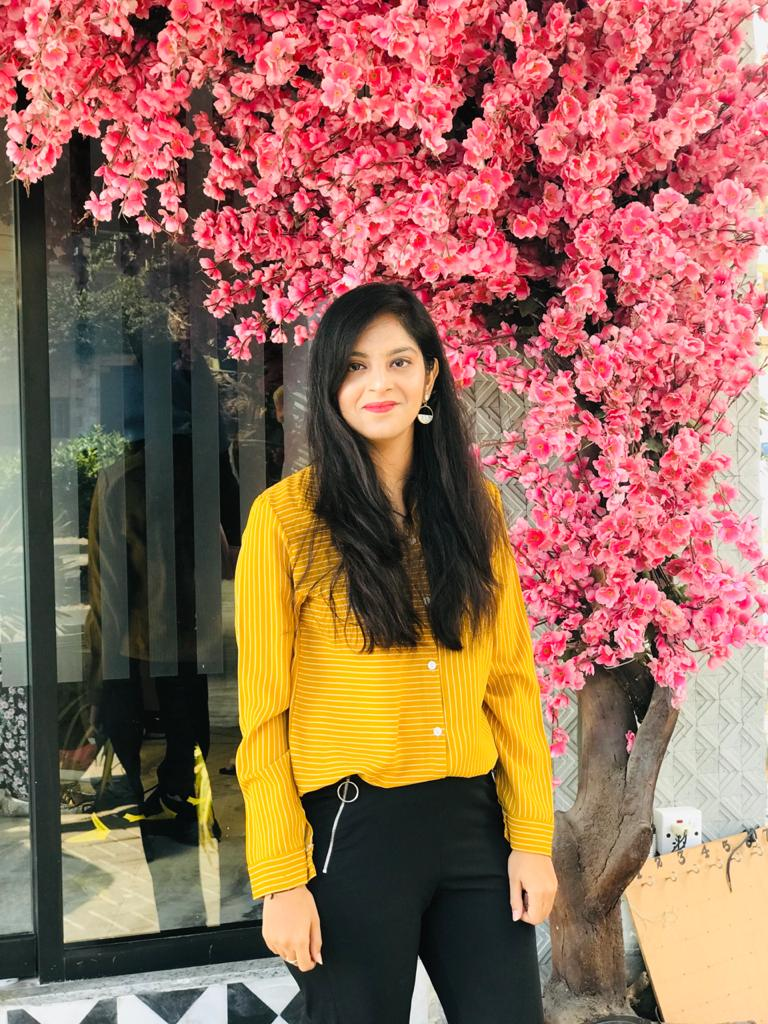
#> input picture manisha.jpeg, 768 x 1024 px
$ python OpenCVModel.py
#> lines starting #> are read from the running program, lines starting #| are printed output that depends on the picture; after the words box and inside, x2 and y2 are one past the last pixel; in counts of white or black regions, pixels touching at a corner belong together
import cv2

faceCascade = cv2.CascadeClassifier("haarcascade_frontalface_default.xml")

img = cv2.imread("manisha.jpeg")
#> img is the input picture: shape (1024, 768, 3); mean B, G, R 89.2, 106.2, 154

imgGray = cv2.cvtColor(img,cv2.COLOR_BGR2GRAY)
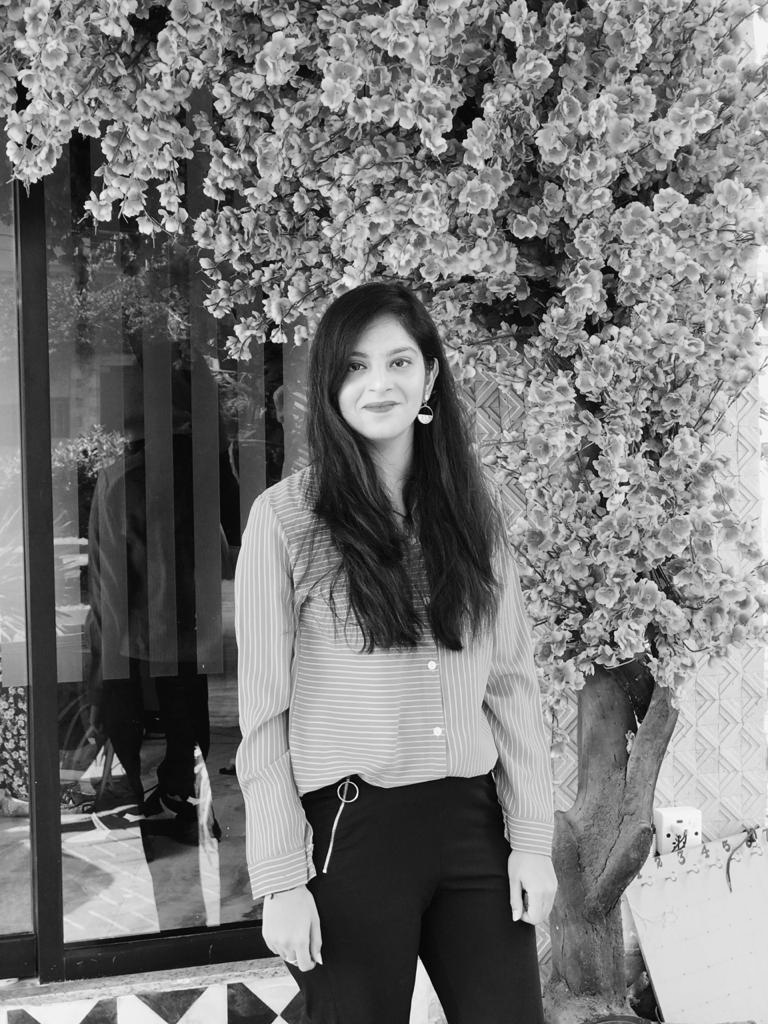
#> imgGray: shape (1024, 768); min 0, max 254, mean 118.6

faces = faceCascade.detectMultiScale(imgGray,scaleFactor=1.05,minNeighbors=5)
#> faces = [[627, 304, 28, 28], [328, 322, 112, 112]]

for x,y,w,h in faces:
    img = cv2.rectangle(img,(x,y),(x+w,y+h),(0,255,0),3)
#> this loop made 2 passes
#> pass 1, `img = cv2.rectangle(img,(x,y),(x+w,y+h),(0,255,0),3)`:
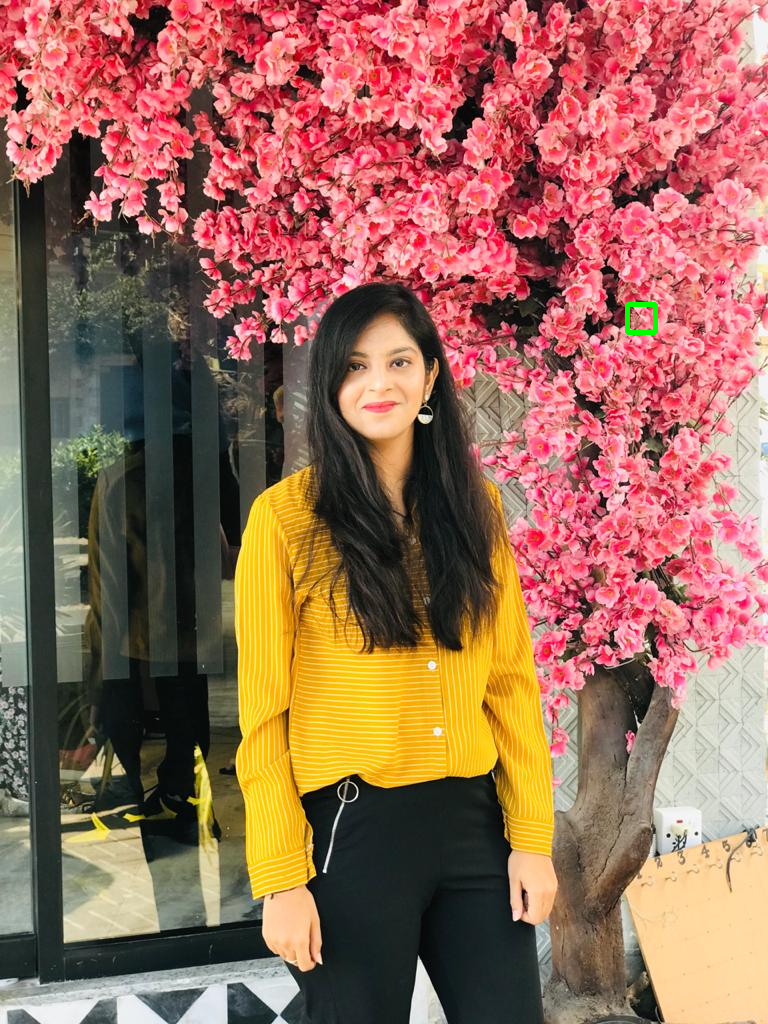
#> img: shape (1024, 768, 3); 0.07% of pixels changed, all inside (x1, y1, x2, y2) = (625, 302, 658, 335)
#> pass 2, `img = cv2.rectangle(img,(x,y),(x+w,y+h),(0,255,0),3)`:
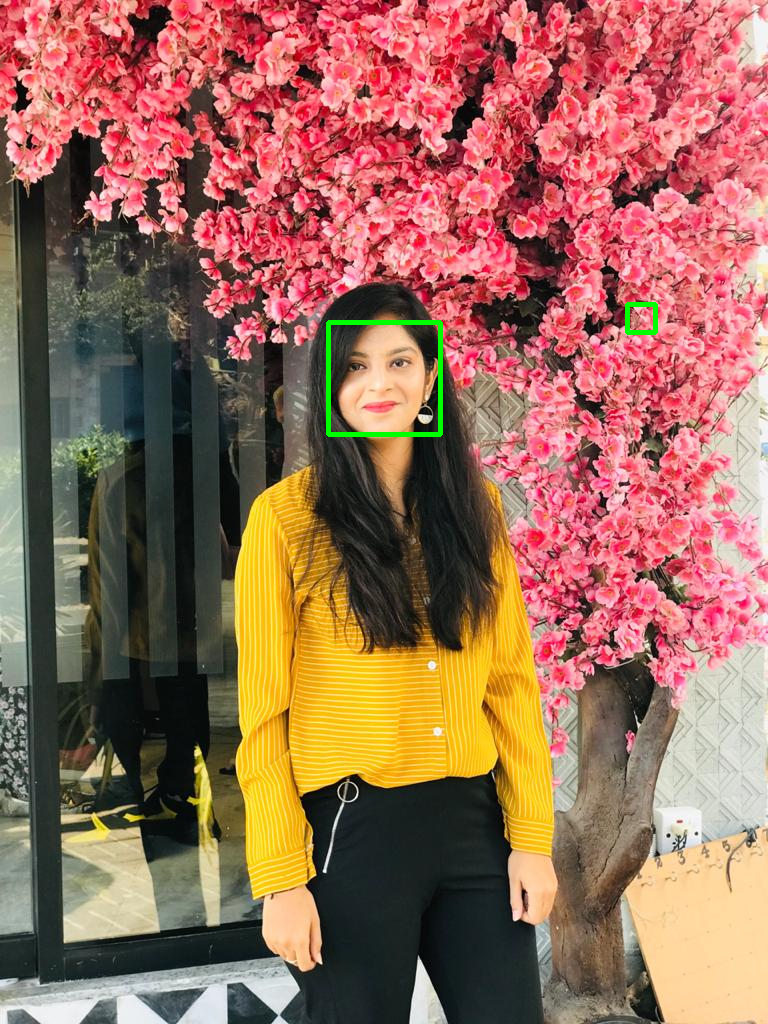
#> img: shape (1024, 768, 3); 0.28% of pixels changed, all inside (x1, y1, x2, y2) = (326, 320, 443, 437)

cv2.imshow("gray",img)
cv2.waitKey(0)

$ run again, with fasiha.jpeg copied over manisha.jpeg
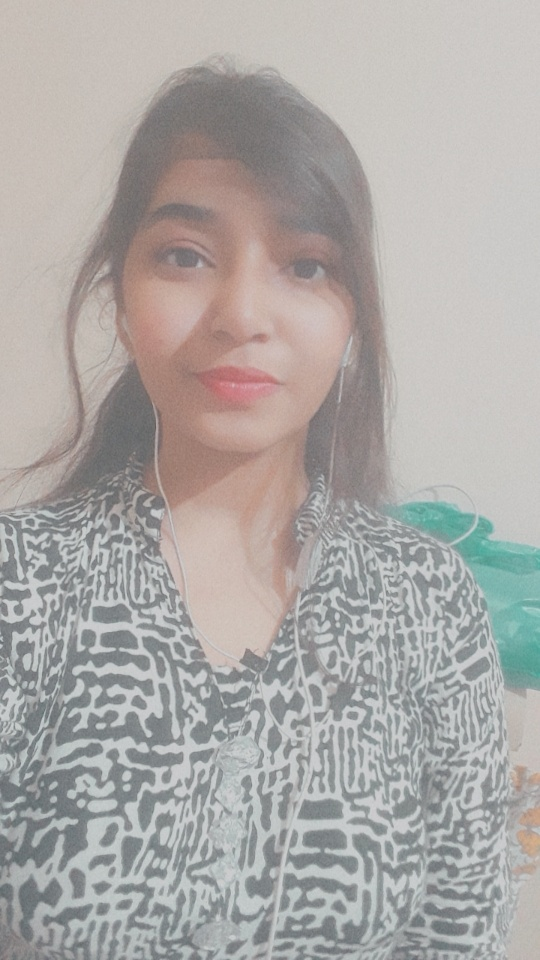
#> input picture fasiha.jpeg, 540 x 960 px
#> img is the input picture: shape (960, 540, 3); mean B, G, R 166.4, 169, 172.4
#> `imgGray = cv2.cvtColor(img,cv2.COLOR_BGR2GRAY)`:
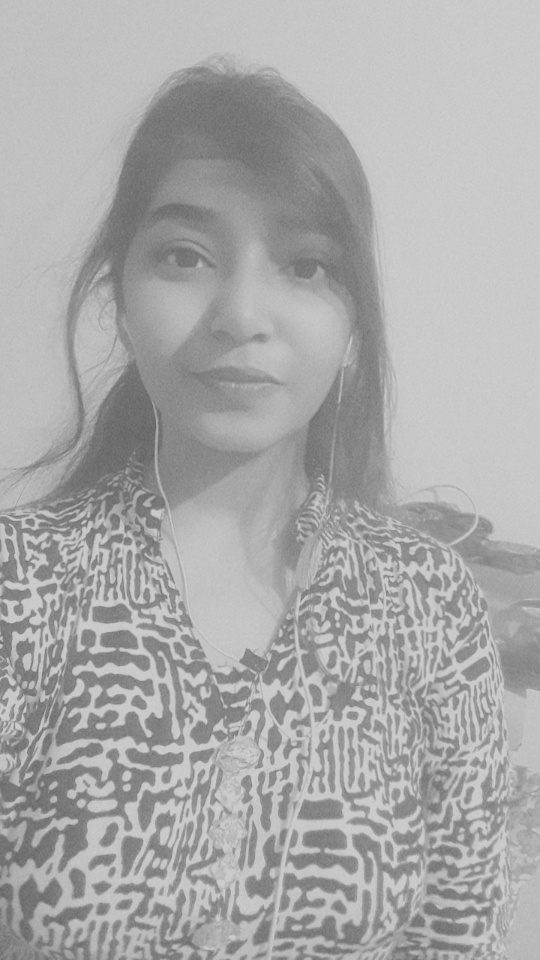
#> imgGray: shape (960, 540); min 92, max 209, mean 169.7
#> faces = [[84, 143, 312, 312]]
#> the loop `for x,y,w,h in faces:` made 1 pass
#> pass 1, `img = cv2.rectangle(img,(x,y),(x+w,y+h),(0,255,0),3)`:
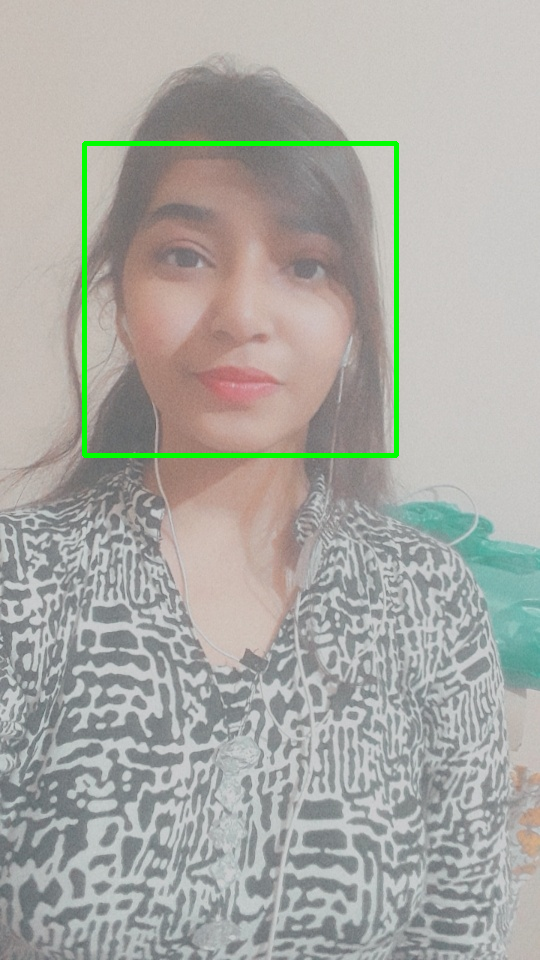
#> img: shape (960, 540, 3); 1.2% of pixels changed, all inside (x1, y1, x2, y2) = (82, 141, 399, 458)

$ run again, with unknown.jpeg copied over manisha.jpeg
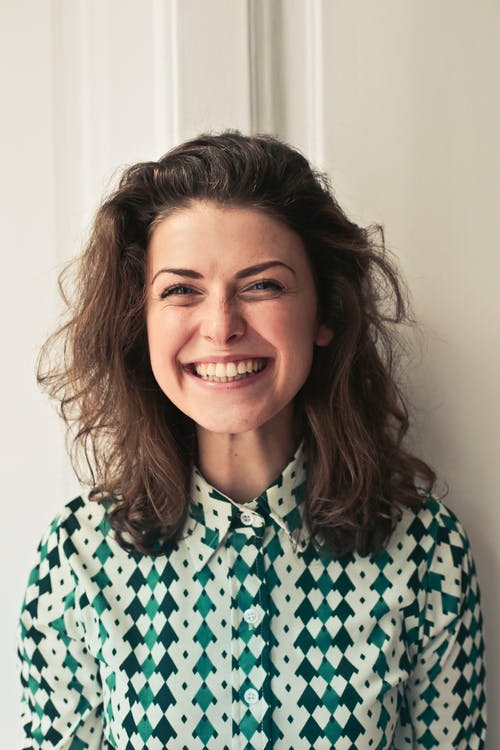
#> input picture unknown.jpeg, 500 x 750 px
#> img is the input picture: shape (750, 500, 3); mean B, G, R 136.5, 148.3, 152.4
#> `imgGray = cv2.cvtColor(img,cv2.COLOR_BGR2GRAY)`:
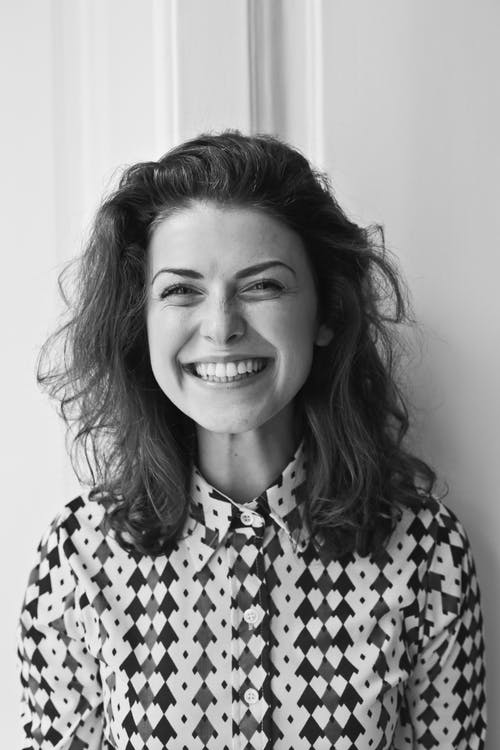
#> imgGray: shape (750, 500); min 1, max 254, mean 148.2
#> faces = [[265, 658, 48, 48], [115, 206, 210, 210]]
#> the loop `for x,y,w,h in faces:` made 2 passes
#> pass 2, `img = cv2.rectangle(img,(x,y),(x+w,y+h),(0,255,0),3)`:
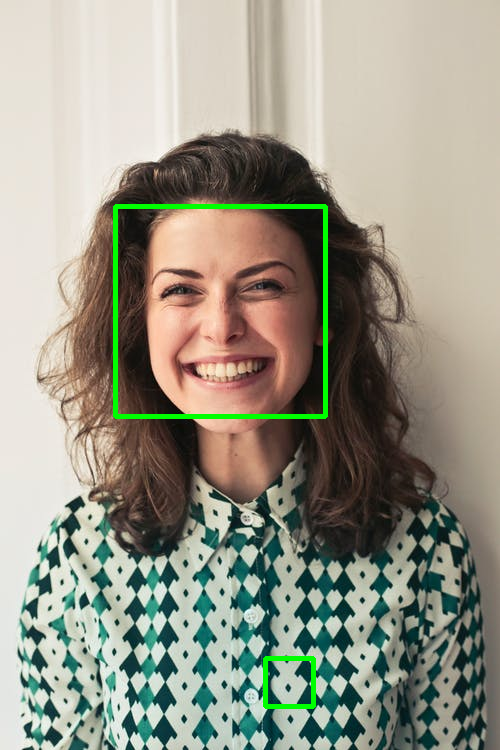
#> img: shape (750, 500, 3); mean B, G, R 135.7, 150.8, 151.3

$ run again, with ahmed.jpg copied over manisha.jpeg
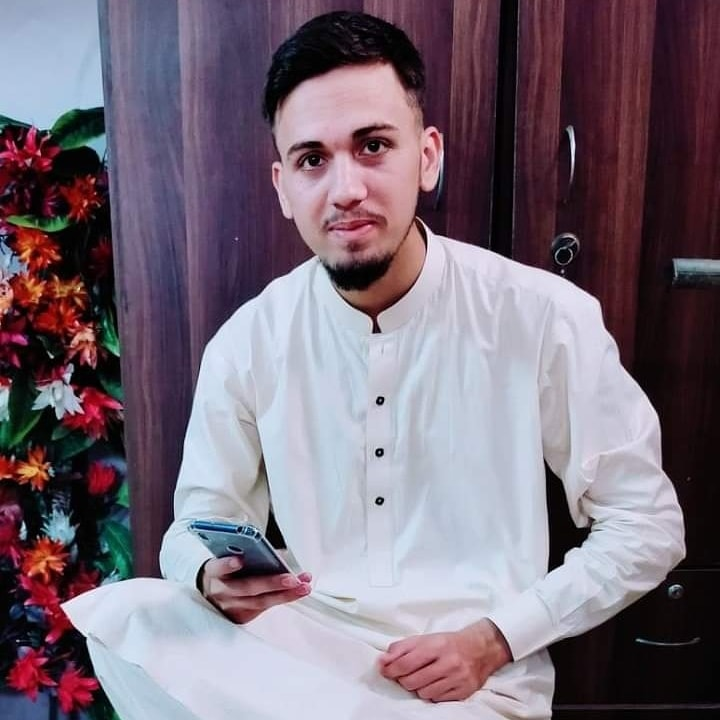
#> input picture ahmed.jpg, 720 x 720 px
#> img is the input picture: shape (720, 720, 3); mean B, G, R 120.8, 107.9, 121
#> `imgGray = cv2.cvtColor(img,cv2.COLOR_BGR2GRAY)`:
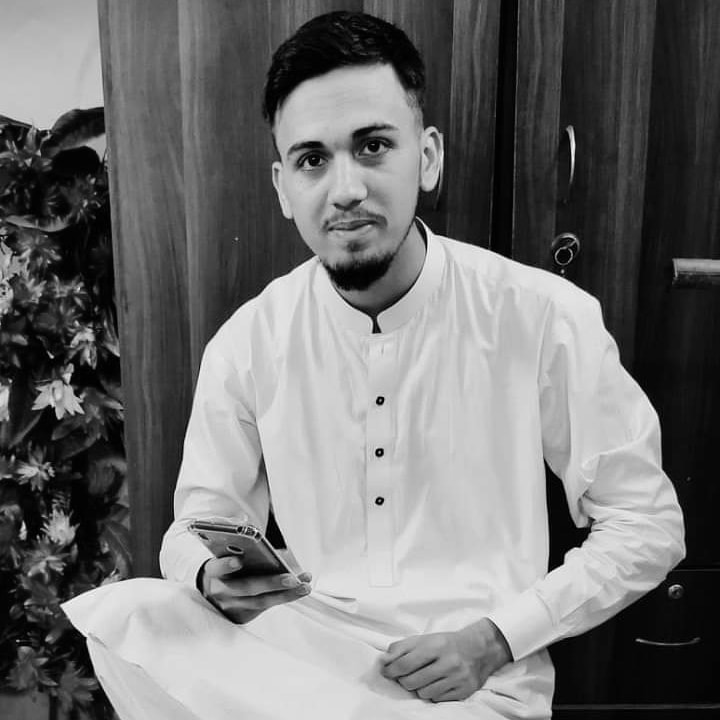
#> imgGray: shape (720, 720); min 0, max 250, mean 113.3
#> faces = [[243, 75, 198, 198], [171, 75, 214, 214]]
#> the loop `for x,y,w,h in faces:` made 2 passes
#> pass 2, `img = cv2.rectangle(img,(x,y),(x+w,y+h),(0,255,0),3)`:
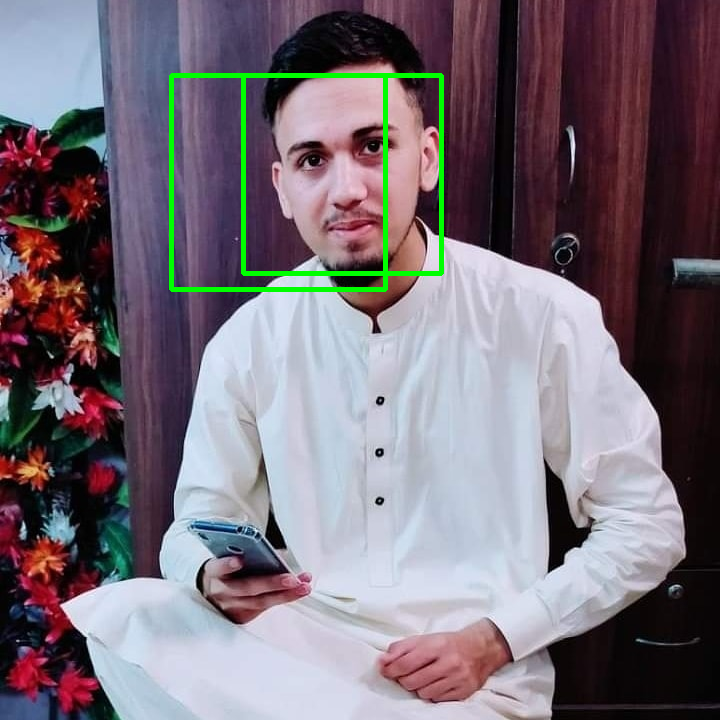
#> img: shape (720, 720, 3); mean B, G, R 119.3, 110.3, 119.4
